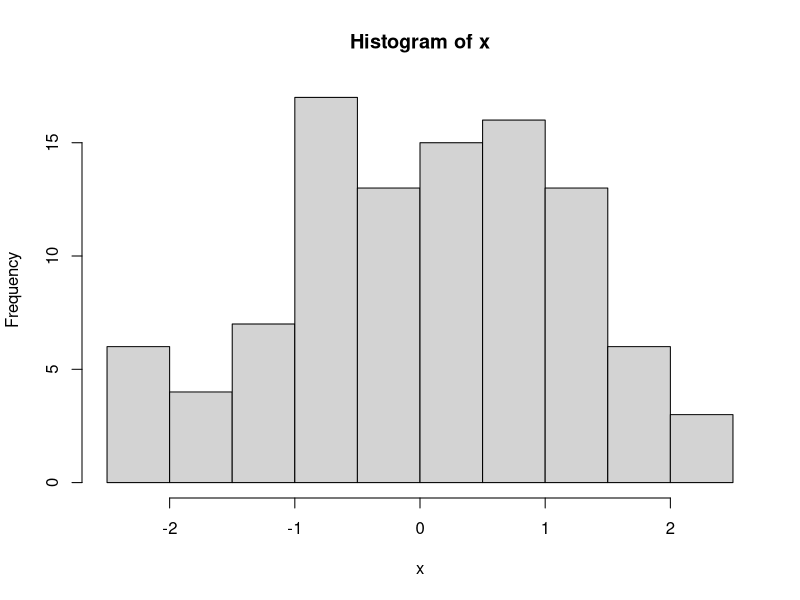
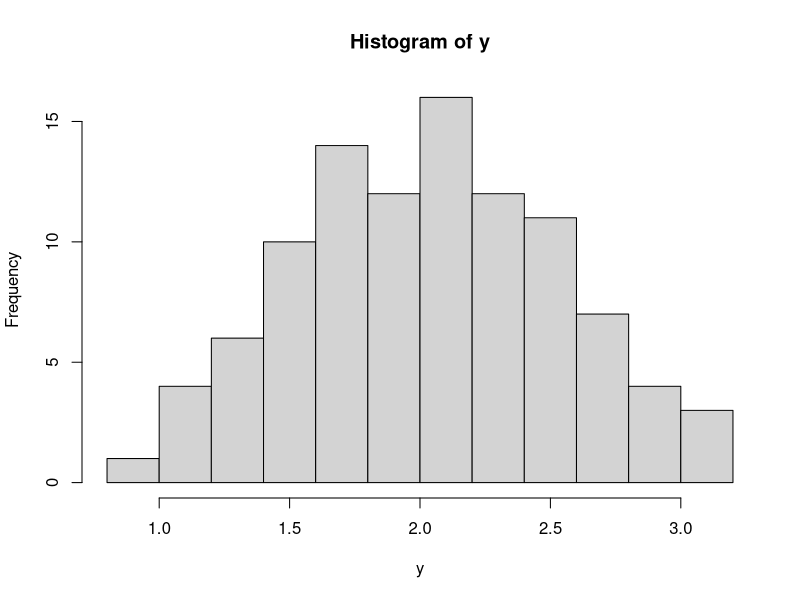

Write the R code that produced these figures, in order.
## ---- chunk 1
knitr::opts_chunk$set(echo = TRUE)
## ---- chunk 2
x = rnorm(n = 100, mean = 0, sd = 1)   # N(0,1)
y = rnorm(n = 100, mean = 2, sd = 0.5) # N(2, 0.5)
## ---- chunk 3
summary(x)
summary(y)
## ---- chunk 4
hist(x)
## ---- chunk 5
hist(y)
## ---- chunk 6
summ.x = summary(x)
summ.y = summary(y)
names(summ.x) # Figure out variable names for indexing
